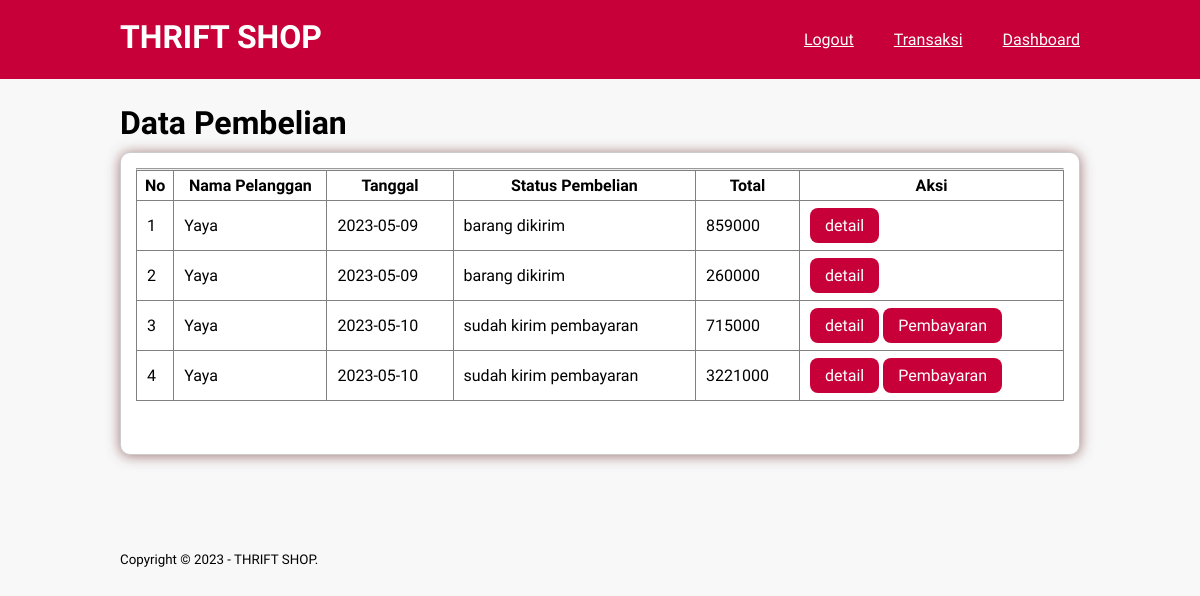
The page /transaksi.php (signed in) on the database as committed earlier.
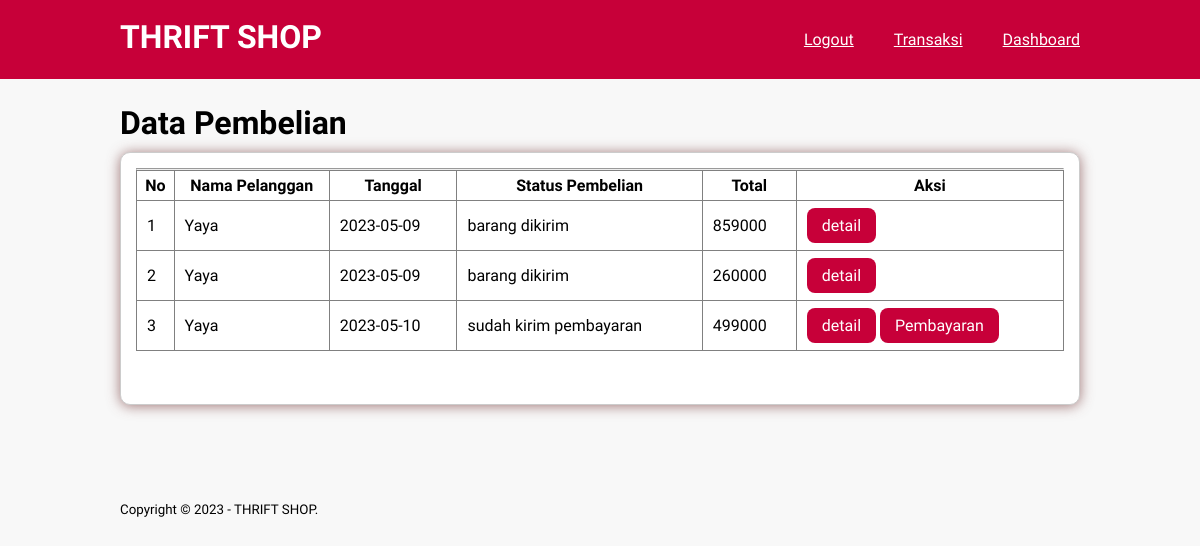
The same page on the database as committed later.
### tables this page shows
CREATE TABLE `tb_pembelian` (
  `id_pembelian` int(11) NOT NULL,
  `id_user` int(11) NOT NULL,
  `id_ongkir` int(11) NOT NULL,
  `tgl_pembelian` date NOT NULL,
  `total_pembelian` int(11) NOT NULL,
  `nama_kota` varchar(50) NOT NULL,
  `tarif` int(11) NOT NULL,
  `alamat_pengiriman` text NOT NULL,
  `status_pembelian` varchar(100) NOT NULL DEFAULT 'pending',
  `resi_pengiriman` varchar(50) NOT NULL
);

CREATE TABLE `tb_user` (
  `id_user` int(11) NOT NULL,
  `nama` varchar(50) NOT NULL,
  `username` varchar(100) NOT NULL,
  `password` varchar(100) NOT NULL,
  `user_email` varchar(100) NOT NULL,
  `user_telp` varchar(20) NOT NULL,
  `user_address` text NOT NULL,
  `level` varchar(20) NOT NULL
);

### transaksi.php (the view, shortened to what this page needs)
<?php
    include 'db.php';
?>
<!DOCTYPE html>
<html lang="en">
<head>
    <link rel="stylesheet" type="text/css" href="css/style.css">
</head>
<body>
    <header>
        <div class="container">
            <h1><a href="halaman_staff.php">THRIFT SHOP</a></h1>
            <ul>
                <li><a href="halaman_staff.php">Dashboard</a></li>
                <li><a href=#>Transaksi</a></li>
                <li><a href="logout.php">Logout</a></li>
            </ul>
        </div>
    </header>
    <div class="section">
        <div class="container">
            <h1>Data Pembelian</h1>
            <div class="box">
            <hr>
                <table <table border="1" cellspacing="0" class="table">
                    <thead>
                        <tr>
                            <th>No</th>
                            <th>Nama Pelanggan</th>
                            <th>Tanggal</th>
                            <th>Status Pembelian</th>
                            <th>Total</th>
                            <th>Aksi</th>
                        </tr>
                    </thead>
                    <tbody>
                        <?php $nomor=1; ?>
                        <?php $ambil = $conn->query("SELECT * FROM tb_pembelian JOIN tb_user ON tb_pembelian.id_user=tb_user.id_user");?>
                        <?php while($data = $ambil->fetch_assoc()){ ?>
                        <tr>
                            <td><?php echo $nomor; ?></td>
                            <td><?php echo $data["nama"]; ?></td>
                            <td><?php echo $data["tgl_pembelian"]; ?></td>
                            <td><?php echo $data["status_pembelian"]; ?></td>
                            <td><?php echo $data["total_pembelian"]; ?></td>
                            <td>
                                <a href="detail-pembelian.php?id=<?php echo $data['id_pembelian']; ?>" class= "btn">detail</a>
                                <?php if ($data['status_pembelian'] == "sudah kirim pembayaran"): ?>
                                    <a href="detail-transaksi.php?id=<?php echo $data['id_pembelian']; ?>" class= "btn btn-danger btn-xs">Pembayaran</a>
                                    <?php endif ?>
                            </td>
                        </tr>
                        <?php $nomor++ ?>
                        <?php } ?>
                    </tbody>
                </table><br><br>
            </div>
        </div>
    </div><br>
    <footer>
        <div class="container">
            <small>Copyright &copy; 2023 - THRIFT SHOP.</small>
        </div>
    </footer>
</body>
</html>

### css/style.css (style rules this page uses)
* { padding:0; margin:0; font-family: 'Oxygen', sans-serif; }
body { background-color: #f8f8f8 ; }
a { color: inherit; text-decoration: none; }
ul { list-style-type: none; margin: 0; padding: 0; overflow: hidden; }
li { float: right; }
li a { display: block; color: white; text-align: center; padding: 16px 16px; text-decoration: underline; }
.btn { padding:8px 15px; background-color: #C70039; color: #fff; border: 10px; border-radius: 8px; cursor: pointer; }
header { background-color:#C70039; color:#fff }
header h1 { float: left; padding:18px 0; }
header ul { float: right; }
header ul li { display: inline-block; padding: 10px 0px; }
header ul li a { padding:20px 0 20px 40px; display: inline-block; }
footer { padding:25px 0; }
.container { width: 80%; margin:0 auto; }
.container:after { content: ''; display: block; clear: both; }
.section { padding:25px 0; }
.box { background-color:#fff; border:1px solid #ccc; padding:15px; box-sizing: border-box; margin:10px 0 25px 0; border-radius: 10px; box-shadow: 0 1px 13px rgba(120, 61, 61, 0.694); }
.box:after { content: ''; display: block; clear: both; }
.table { width: 100%; border-collapse: collapse; }
.table tr { height: 30px; }
.table tr td { padding:15px 10px; }

Rows that differ between the two databases and show on the page:
removed tb_pembelian: id_user.nama "Yaya", tgl_pembelian "2023-05-10", status_pembelian "sudah kirim pembayaran", total_pembelian "715000"
removed tb_pembelian: id_user.nama "Yaya", tgl_pembelian "2023-05-10", status_pembelian "sudah kirim pembayaran", total_pembelian "3221000"
added tb_pembelian: id_user.nama "Yaya", tgl_pembelian "2023-05-10", status_pembelian "sudah kirim pembayaran", total_pembelian "499000"
